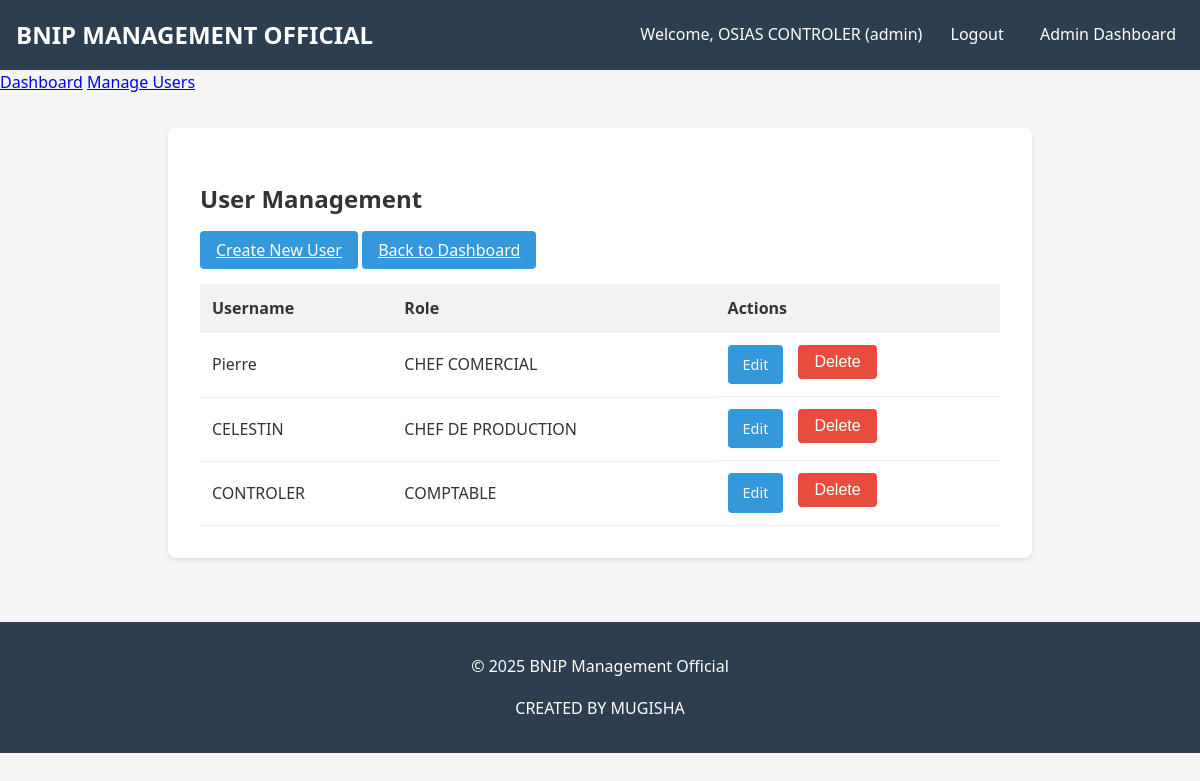
The app's page /admin/users (signed in) with its own data.
### app.py (models this page shows)
class User(db.Model):
    id = db.Column(db.Integer, primary_key=True)
    username = db.Column(db.String(80), unique=True, nullable=False)
    password = db.Column(db.String(120), nullable=False)
    role = db.Column(db.String(50), nullable=False)

### app.py (the view)
@app.route('/admin/users')
def manage_users():
    if 'user_id' not in session or session.get('role') != 'admin':
        flash('Unauthorized access', 'danger')
        return redirect(url_for('login'))
    users = User.query.filter(User.role != 'admin').all()
    return render_template('manage_users.html', users=users)

### app.py (called while the page is built)
@app.context_processor
def inject_user():
    if 'user_id' in session:
        user = User.query.get(session['user_id'])
        return dict(current_user=user)
    return dict(current_user=None)

@app.context_processor
def inject_datetime():
    return dict(datetime=datetime, now=datetime.utcnow())

### templates/manage_users.html (shortened to what this page needs)
{% extends "base.html" %}
{% block content %}
<div class="admin-container">
    <h2>User Management</h2>
    <div class="admin-actions">
        <a href="{{ url_for('create_user') }}" class="btn">Create New User</a>
        <a href="{{ url_for('admin_dashboard') }}" class="btn">Back to Dashboard</a>
    </div>
    <table class="users-table">
        <thead>
            <tr>
                <th>Username</th>
                <th>Role</th>
                <th>Actions</th>
            </tr>
        </thead>
        <tbody>
            {% for user in users %}
            <tr>
                <td>{{ user.username }}</td>
                <td>{{ user.role }}</td>
                <td class="actions">
                    <a href="{{ url_for('edit_user', user_id=user.id) }}" class="btn btn-edit">Edit</a>
                    <form action="{{ url_for('delete_user', user_id=user.id) }}" method="POST" class="delete-form">
                        <button type="submit" class="btn btn-danger" onclick="return confirm('Are you sure you want to delete this user and all their reports?')">Delete</button>
                    </form>
                </td>
            </tr>
            {% endfor %}
        </tbody>
    </table>
</div>
{% endblock %}

### templates/base.html (shortened to what this page needs)
<!DOCTYPE html>
<html lang="fr">
<head>
    <link rel="stylesheet" href="{{ url_for('static', filename='style.css') }}">
</head>
<body>
    <header>
        <h1>BNIP MANAGEMENT OFFICIAL</h1>
        <nav>
            {% if current_user %}
                <span>Welcome, {{ current_user.username }} ({{ current_user.role }})</span>
                <a href="{{ url_for('logout') }}">Logout</a>
                {% if current_user.role == 'admin' %}
                    <a href="{{ url_for('admin_dashboard') }}">Admin Dashboard</a>
                {% endif %}
            {% else %}
                <a href="{{ url_for('login') }}">Login</a>
            {% endif %}
        </nav>
    </header>
{% if current_user.role == 'admin' %}
    <a href="{{ url_for('admin_dashboard') }}">Dashboard</a>
    <a href="{{ url_for('manage_users') }}">Manage Users</a>
{% endif %}
    <main>
        {% block content %}{% endblock %}
    </main>
    <footer>
        <p>&copy; 2025 BNIP Management Official</p>
        <p>CREATED BY MUGISHA</p>
    </footer>
</body>
</html>

### static/style.css (style rules this page uses)
body { font-family: 'Segoe UI', Tahoma, Geneva, Verdana, sans-serif; line-height: 1.6; margin: 0; padding: 0; background-color: #f5f5f5; color: #333; }
header { background-color: #2c3e50; color: white; padding: 1rem; display: flex; justify-content: space-between; align-items: center; }
header h1 { margin: 0; font-size: 1.5rem; }
nav a { color: white; text-decoration: none; margin-left: 1rem; padding: 0.5rem; border-radius: 4px; transition: background-color 0.3s; }
main { padding: 2rem; max-width: 1200px; margin: 0 auto; }
footer { text-align: center; padding: 1rem; background-color: #2c3e50; color: white; margin-top: 2rem; }
.btn { background-color: #3498db; color: white; border: none; padding: 0.5rem 1rem; border-radius: 4px; cursor: pointer; font-size: 1rem; transition: background-color 0.3s; }
.btn-danger { background-color: #e74c3c; }
.login-container, .register-container, .user-container, .admin-container { background-color: white; padding: 2rem; border-radius: 8px; box-shadow: 0 2px 4px rgba(0, 0, 0, 0.1); max-width: 800px; margin: 0 auto; }
.btn-edit { background-color: #3498db; color: white; text-decoration: none; padding: 8px 15px; border-radius: 4px; font-size: 0.9rem; display: inline-block; margin-right: 5px; }

### templates/manage_users.html (style rules this page uses)
.users-table { width: 100%; border-collapse: collapse; margin-top: 20px; }
.users-table th { background-color: #f2f2f2; padding: 12px; text-align: left; font-weight: 600; }
.users-table td { padding: 12px; border-bottom: 1px solid #eee; vertical-align: middle; }
.actions { display: flex; gap: 10px; }
.delete-form { margin: 0; }
.btn-edit { background-color: #3498db; color: white; text-decoration: none; padding: 8px 15px; border-radius: 4px; font-size: 0.9rem; }

### records on screen
User: username "OSIAS CONTROLER", role "admin"
User: username "Pierre", role "CHEF COMERCIAL"
User: username "CELESTIN", role "CHEF DE PRODUCTION"
User: username "CONTROLER", role "COMPTABLE"
